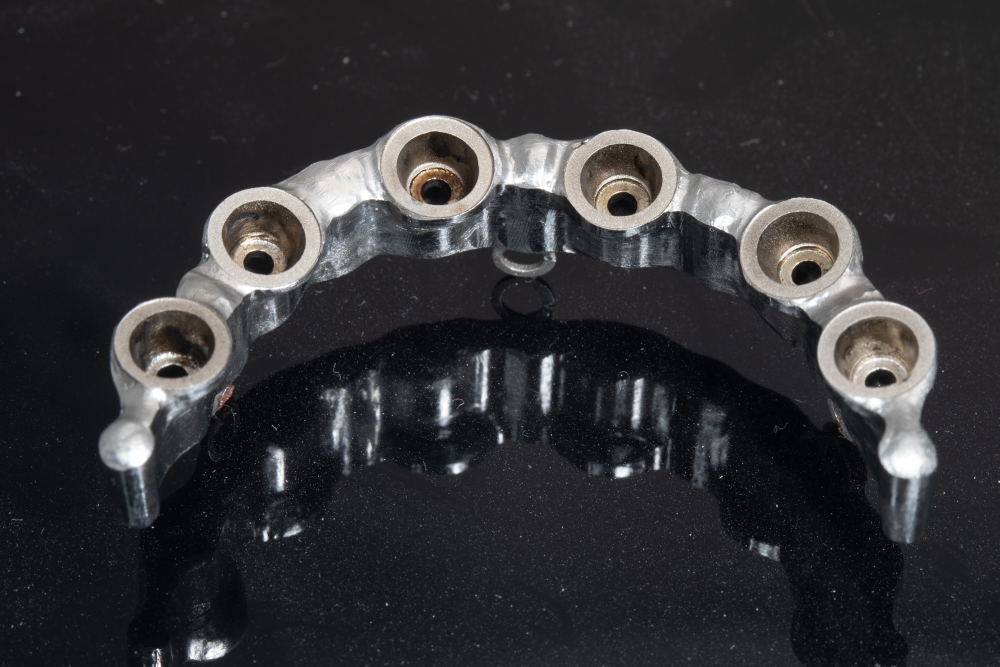
#> input picture dental-lab/assets/img_01.jpg, 2000 x 1333 px (shown at 1/2 size)
$ jupyter execute hough_circles.ipynb
#> lines starting #> are read from the running program, lines starting #| are printed output that depends on the picture
[cell 1]
import numpy as np
import cv2

# Will use matplotlib for showing the image
from matplotlib import pyplot as plt

[cell 2]
img = cv2.imread('assets/img_01.jpg', 0)
#> img: shape (1333, 2000); min 1, max 255, mean 48.8

img = cv2.resize(img, (720, 480))
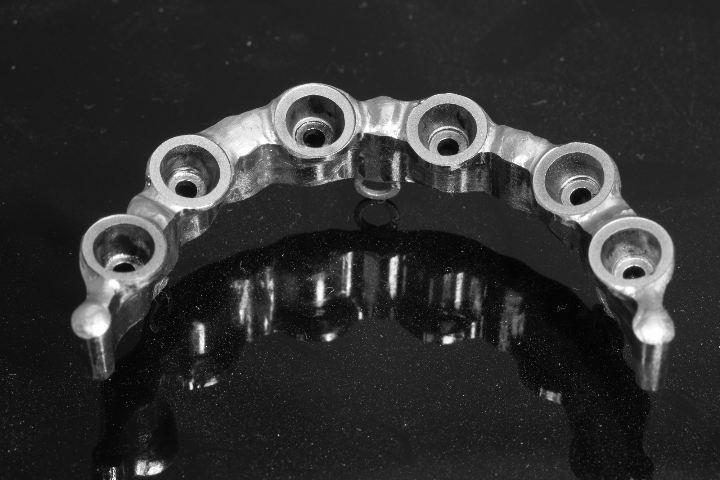
#> img: shape (480, 720); min 2, max 255, mean 48.7

cimg = cv2.cvtColor(img, cv2.COLOR_GRAY2BGR)
img = cv2.GaussianBlur(img, (31, 31), 0)
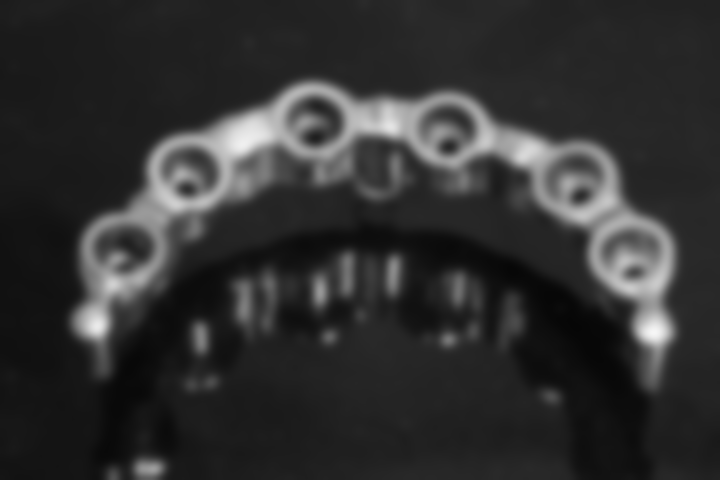
#> img: shape (480, 720); min 6, max 246, mean 48.7

# Plot blurred image
plt.imshow(img)

### HoughCircles [Documentation](https://docs.opencv.org/3.4/dd/d1a/group__imgproc__feature.html#ga47849c3be0d0406ad3ca45db65a25d2d)

Finds circles in a grayscale image using the Hough transform.

#### Parameters

- image	8-bit, single-channel, grayscale input image.
- circles	Output vector of found circles. Each vector is encoded as 3 or 4 element floating-point vector (x,y,radius) or (x,y,radius,votes) .
- method	Detection method, see HoughModes. Currently, the only implemented method is HOUGH_GRADIENT
- dp	Inverse ratio of the accumulator resolution to the image resolution. For example, if dp=1 , the accumulator has the same resolution as the input image. If dp=2 , the accumulator has half as big width and height.
- minDist	Minimum distance between the centers of the detected circles. If the parameter is too small, multiple neighbor circles may be falsely detected in addition to a true one. If it is too large, some circles may be missed.
- param1	First method-specific parameter. In case of HOUGH_GRADIENT , it is the higher threshold of the two passed to the Canny edge detector (the lower one is twice smaller).
- param2	Second method-specific parameter. In case of HOUGH_GRADIENT , it is the accumulator threshold for the circle centers at the detection stage. The smaller it is, the more false circles may be detected. Circles, corresponding to the larger accumulator values, will be returned first.
- minRadius	Minimum circle radius.
- maxRadius	Maximum circle radius. If <= 0, uses the maximum image dimension. If < 0, returns centers without finding the radius.

[cell 3]
circles = cv2.HoughCircles(img, cv2.HOUGH_GRADIENT, 1, 20, param1=50, param2=37, minRadius=0, maxRadius=0)
#> circles = [[576.5, 183.5, 43], [448.5, 135.5, 31.4], [632.5, 258.5, 43.5], [193.5, 171.5, 24.9], [317.5, 121.5, 24.9], [113.5, 248.5, 33.3]]
circles = np.uint16(np.around(circles))
#> circles = [[576, 184, 43], [448, 136, 31], [632, 258, 44], [194, 172, 25], [318, 122, 25], [114, 248, 33]]
for i in circles[0, :]:
    # draw the outer circle
    cv2.circle(cimg, (i[0], i[1]), i[2], (0, 255, 0), 2)
    # draw the center of the circle
    cv2.circle(cimg,(i[0], i[1]), 2, (0, 0, 255), 3)
#> this loop made 6 passes
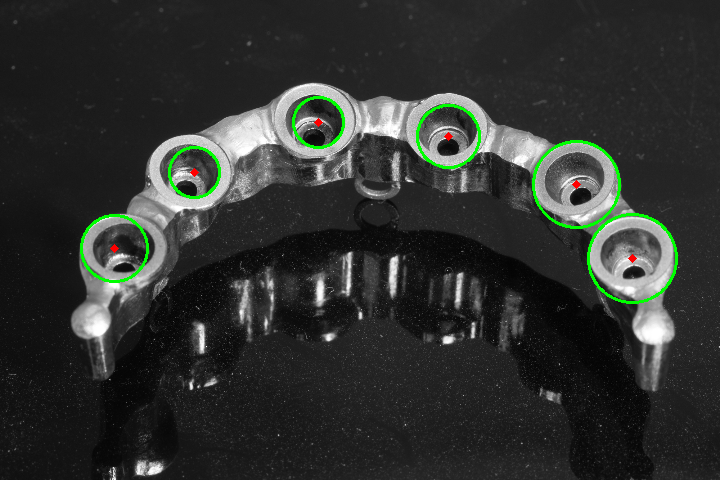
#> cimg: shape (480, 720, 3); mean B, G, R 47.4, 50.2, 47.6
plt.imshow(cimg)

$ run again, with dental-lab/assets/img_02.jpg copied over dental-lab/assets/img_01.jpg
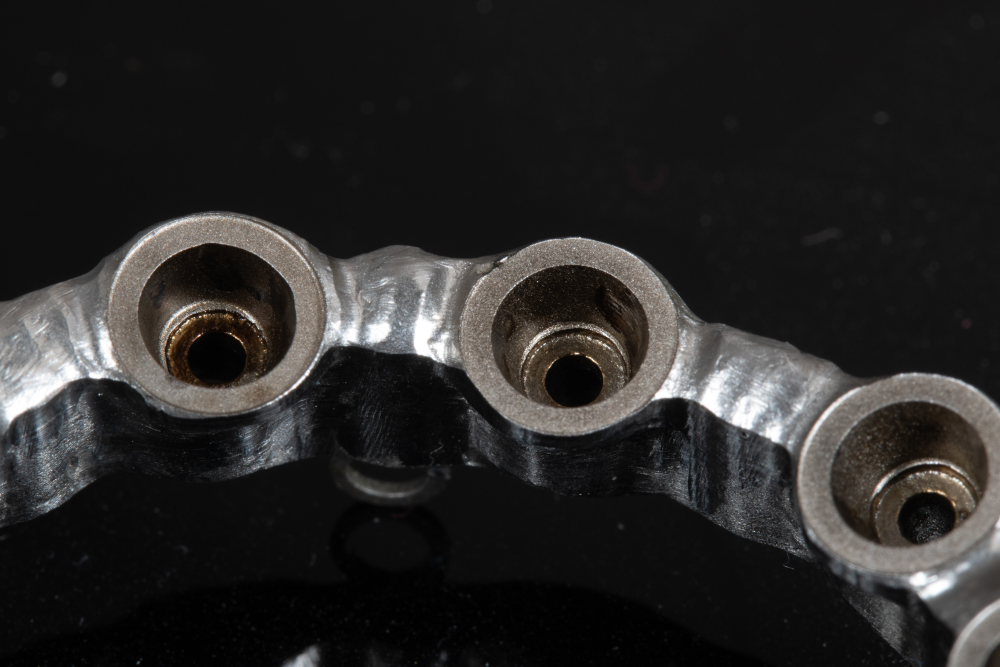
#> input picture dental-lab/assets/img_02.jpg, 2000 x 1333 px (shown at 1/2 size)
#> `img = cv2.GaussianBlur(img, (31, 31), 0)`:
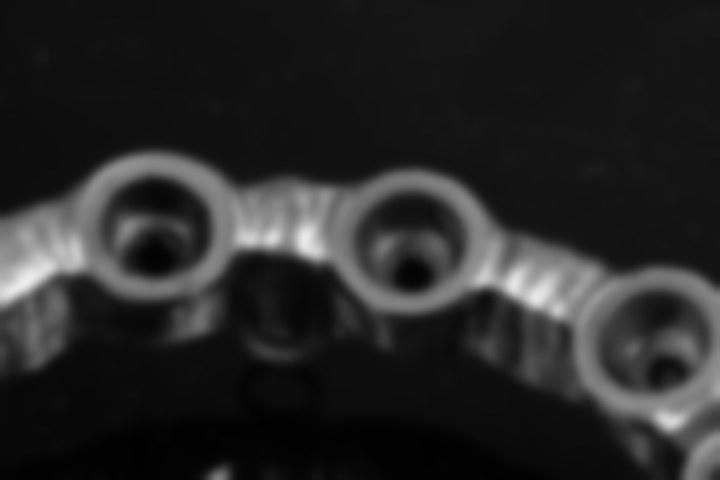
#> img: shape (480, 720); min 1, max 237, mean 38.6
#> `circles = cv2.HoughCircles(img, cv2.HOUGH_GRADIENT, 1, 20, param1=50, ..`: circles = [[155.5, 248.5, 96.8], [411.5, 260.5, 90.4], [655.5, 347.5, 81.1], [163.5, 229.5, 48.8], [408.5, 230.5, 61.2]]
#> `circles = np.uint16(np.around(circles))`: circles = [[156, 248, 97], [412, 260, 90], [656, 348, 81], [164, 230, 49], [408, 230, 61]]
#> the loop `for i in circles[0, :]:` made 5 passes
#> after the loop `for i in circles[0, :]:`:
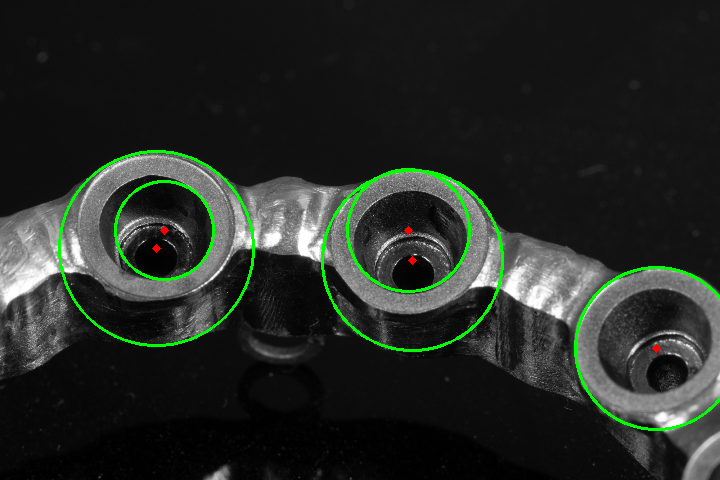
#> cimg: shape (480, 720, 3); mean B, G, R 37.2, 42, 37.4

$ run again, with dental-lab/assets/img_03.jpg copied over dental-lab/assets/img_01.jpg
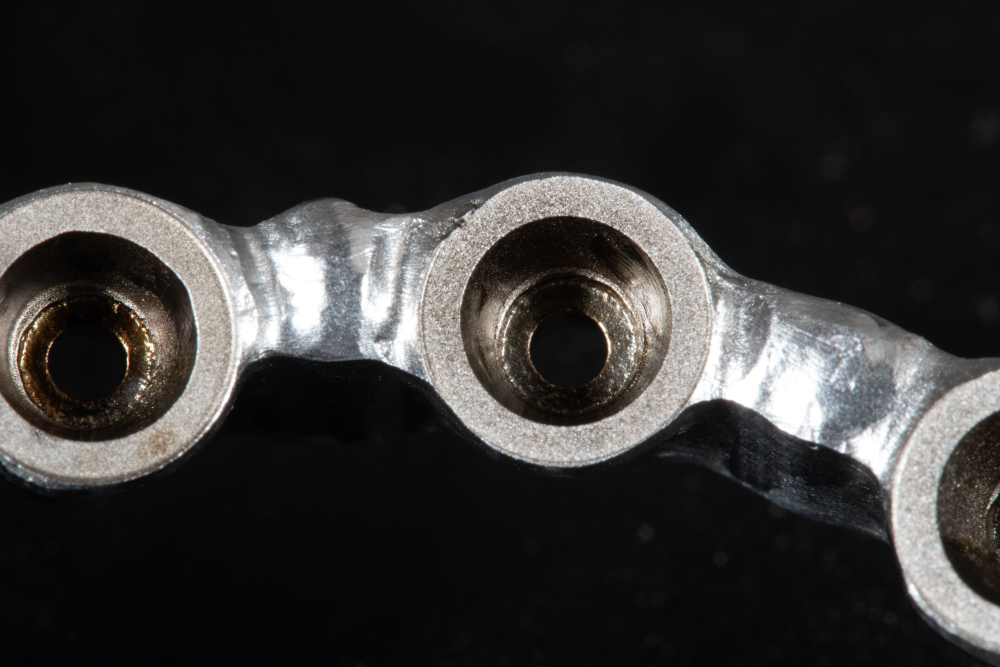
#> input picture dental-lab/assets/img_03.jpg, 2000 x 1333 px (shown at 1/2 size)
#> `img = cv2.GaussianBlur(img, (31, 31), 0)`:
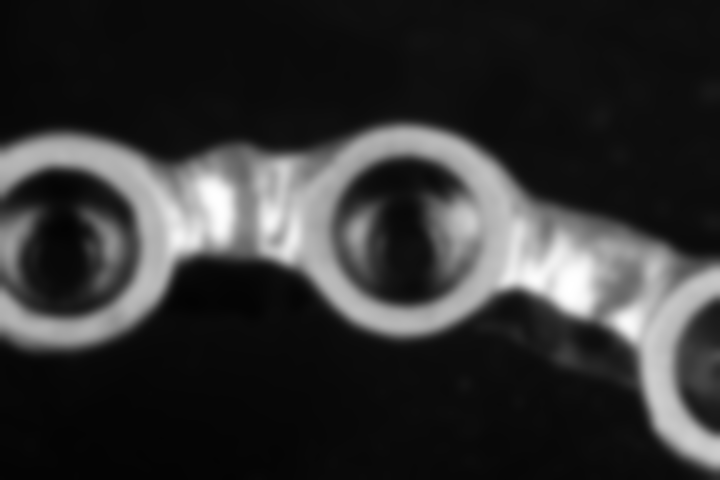
#> img: shape (480, 720); min 3, max 255, mean 50.2
#> `circles = cv2.HoughCircles(img, cv2.HOUGH_GRADIENT, 1, 20, param1=50, ..`: circles = [[406.5, 230.5, 75.2], [64.5, 241.5, 76.2], [402.5, 261.5, 136.4], [62.5, 221.5, 124.7], [394.5, 208.5, 128.5], [52.5, 262.5, 53.4], [80.5, 265.5, 78]]
#> `circles = np.uint16(np.around(circles))`: circles = [[406, 230, 75], [64, 242, 76], [402, 262, 136], [62, 222, 125], [394, 208, 128], [52, 262, 53], [80, 266, 78]]
#> the loop `for i in circles[0, :]:` made 7 passes
#> after the loop `for i in circles[0, :]:`:
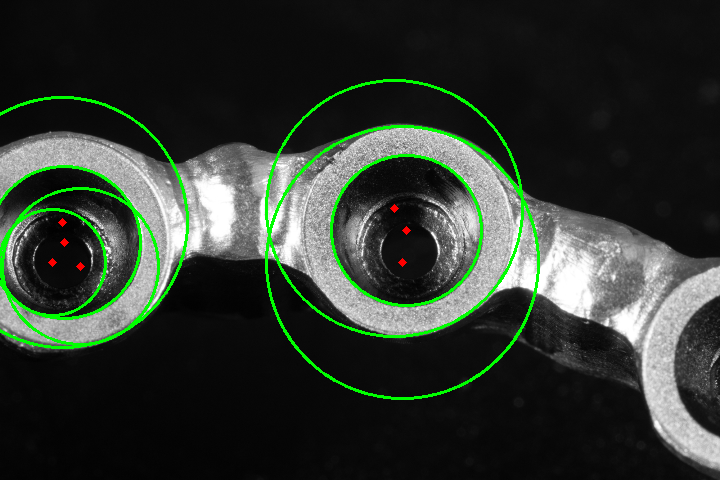
#> cimg: shape (480, 720, 3); mean B, G, R 47.5, 55.7, 47.7
